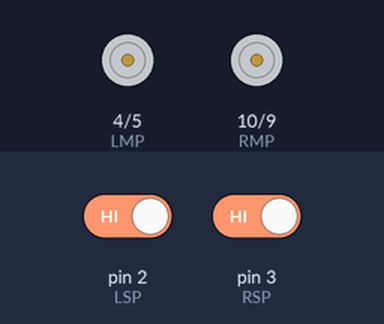
The sketch below on a simulated Arduino Uno, built with avr-gcc and run on an emulated ATmega328P. Parts: motor-driver pin pairs drawn as motors (green arrow = first pin HIGH = forward, orange = second pin HIGH = backward, longer = more drive). The inputs (shaded band) are chosen by the test bench; at power-on: pin 2 (LSP) HIGH, pin 3 (RSP) HIGH.

Above: at 1.2 s.
1.3 s: pin 2 (LSP) driven LOW
At 2.3 s:
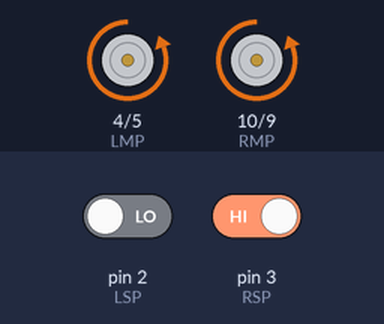
2.8 s: pin 3 (RSP) driven LOW
At 3.5 s:
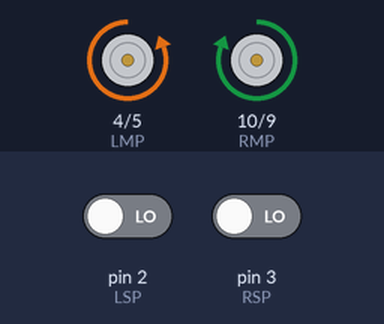
4.3 s: pin 2 (LSP) driven HIGH
At 4.6 s:
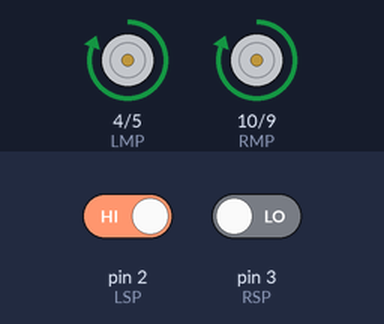
5.8 s: pin 3 (RSP) driven HIGH
At 6.9 s:
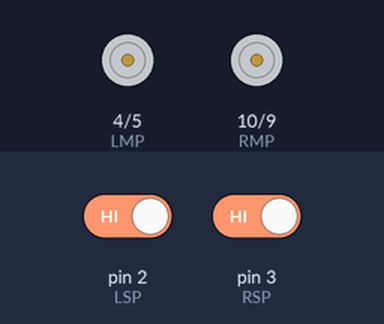
Timing chart, 0 to 8.3 s (numbered marks = the images above; inputs shaded):
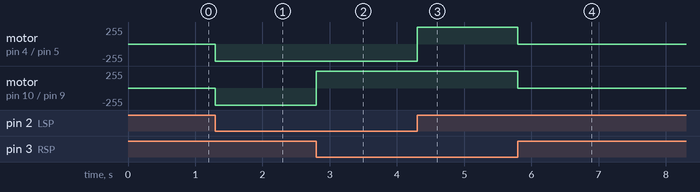

The sketch:

2.ino
```cpp
int LSP = 2;
int RSP = 3;

int LMP = 4;
int LMN = 5;
int RMP = 10;
int RMN = 9;

void setup() {
  pinMode(LSP, INPUT);
  pinMode(RSP, INPUT);

  pinMode(LMP, OUTPUT);
  pinMode(LMN, OUTPUT);
  pinMode(RMP, OUTPUT);
  pinMode(RMN, OUTPUT);
}

void loop() {
  int LSD = digitalRead(LSP);
  int RSD = digitalRead(RSP);

  if (LSD == 0 && RSD == 0)
  {
    //move forward
    digitalWrite(LMP, LOW);
    digitalWrite(LMN, HIGH);
    digitalWrite(RMP, HIGH);
    digitalWrite(RMN, LOW);
  }

  else if (LSD ==1 && RSD == 0)
  {
    //left movement
    digitalWrite(LMP, HIGH);
    digitalWrite(LMN, LOW);
    digitalWrite(RMP, HIGH);
    digitalWrite(RMN, LOW);
  }

  else if (LSD == 0 && RSD == 1)
  {
    //right movement
    digitalWrite(LMP, LOW);
    digitalWrite(LMN, HIGH);
    digitalWrite(RMP, LOW);
    digitalWrite(RMN, HIGH);
  }

  else if (LSD == 1 && RSD == 1)
  {
    //stop
    digitalWrite(LMP, LOW);
    digitalWrite(LMN, LOW);
    digitalWrite(RMP, LOW);
    digitalWrite(RMN, LOW);
  }
}
```

Measured:
- after the input at 1.3 s, motor on pin 4 (LMP) / pin 5 (LMN), motor on pin 10 (RMP) / pin 9 (RMN): stopped → backward 255/255 at once
- after the input at 2.8 s, motor on pin 10 (RMP) / pin 9 (RMN): backward 255/255 → forward 255/255 at once
- after the input at 4.3 s, motor on pin 4 (LMP) / pin 5 (LMN): backward 255/255 → forward 255/255 at once
- after the input at 5.8 s, motor on pin 4 (LMP) / pin 5 (LMN), motor on pin 10 (RMP) / pin 9 (RMN): forward 255/255 → stopped at once
